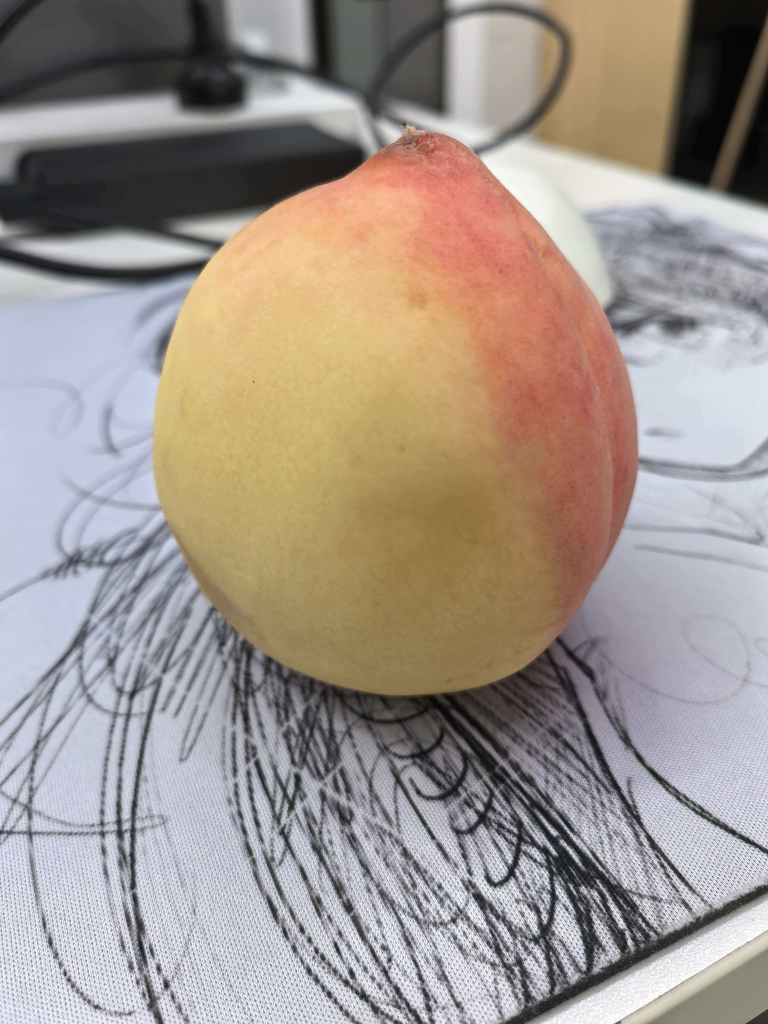
#> input picture ZipSplat-Demo/image/input/1.png, 3072 x 4096 px, given as the content of the folder ../image/input/1.png, which was not available (shown at 1/4 size)
$ python pick_views.py ../image/input/1.png   (older library calls are emulated)
#> lines starting #> are read from the running program, lines starting #| are printed output that depends on the picture; pictures that were not available may be replaced by others from this repository, and a replacement may not be noted
#| 读取 1 张
"""自动选择最佳视图组合:质量过滤 → pycolmap SfM → 贪心覆盖选择。

用户上传一堆照片(可能有废片/重复/乱角度),本脚本自动挑出"最好的组合":
1. 质量过滤:模糊、过曝/欠曝、感知哈希去重
2. pycolmap 轻量 SfM:拿到每张图的相机位姿(剔除配准失败的),降采样加速
3. 贪心最远点采样:在球面上均匀覆盖视角,带最小间距约束和清晰度加权

用法:
    python pick_views.py <图片目录> [--num 12] [--out 输出目录] [--sfm-scale 0.5]

输出:打印选中文件名;--out 指定时把选中图片复制过去,并写 poses.npy / cameras.npy
(位姿为 splatfactory 格式,可直接用于 use_priors=True 重建)。
"""

import argparse
import shutil
import tempfile
from pathlib import Path

import cv2
import numpy as np

# 纯 ASCII 临时工作区,规避中文路径/编译问题
WORK_ROOT = Path("C:/tempdev/pick_views")
WORK_ROOT.mkdir(parents=True, exist_ok=True)

IMAGE_EXTS = {".jpg", ".jpeg", ".png"}


# ------------------------- ① 质量过滤 -------------------------

def _dhash(img: np.ndarray, size: int = 8) -> np.ndarray:
    """感知哈希:灰度图缩到 size×size,相邻像素比较,返回 64bit 位图。"""
    gray = cv2.cvtColor(img, cv2.COLOR_RGB2GRAY)
    small = cv2.resize(gray, (size + 1, size))
    diff = small[:, 1:] > small[:, :-1]
    return np.packbits(diff.flatten())


def quality_filter(images: dict[str, np.ndarray], blur_factor: float = 0.4) -> list[str]:
    """剔除模糊/过曝/欠曝/重复图,返回通过的路径列表(按清晰度降序)。

    规则:
    - 模糊:Laplacian 方差低于全体中位数的 blur_factor 倍
    - 曝光:灰度均值 < 30(欠曝)或 > 225(过曝)
    - 重复:感知哈希汉明距离 < 8,保留清晰的一张
    """
#> called with blur_factor = 0.4
    names = list(images)
#> names = ['1.png']
    sharpness = {
        n: cv2.Laplacian(cv2.cvtColor(im, cv2.COLOR_RGB2GRAY), cv2.CV_64F).var()
        for n, im in images.items()
    }
#> sharpness = {'1.png': 129.5}
    median = float(np.median(list(sharpness.values())))
#> median = 129.5
    passed = []
    for n in names:
        s = sharpness[n]
        if s < median * blur_factor:
            continue  # 模糊
        mean = images[n].mean()
        if mean < 30 or mean > 225:
            continue  # 过曝/欠曝
        passed.append(n)
#> this loop made 1 pass
#> (n, s, mean) on pass 1: ('1.png', 129.5, 149.7)
#> after the loop, passed = ['1.png']

    # 感知哈希去重
    hashes = {n: _dhash(images[n]) for n in passed}
#> in _dhash, `gray = cv2.cvtColor(img, cv2.COLOR_RGB2GRAY)`:
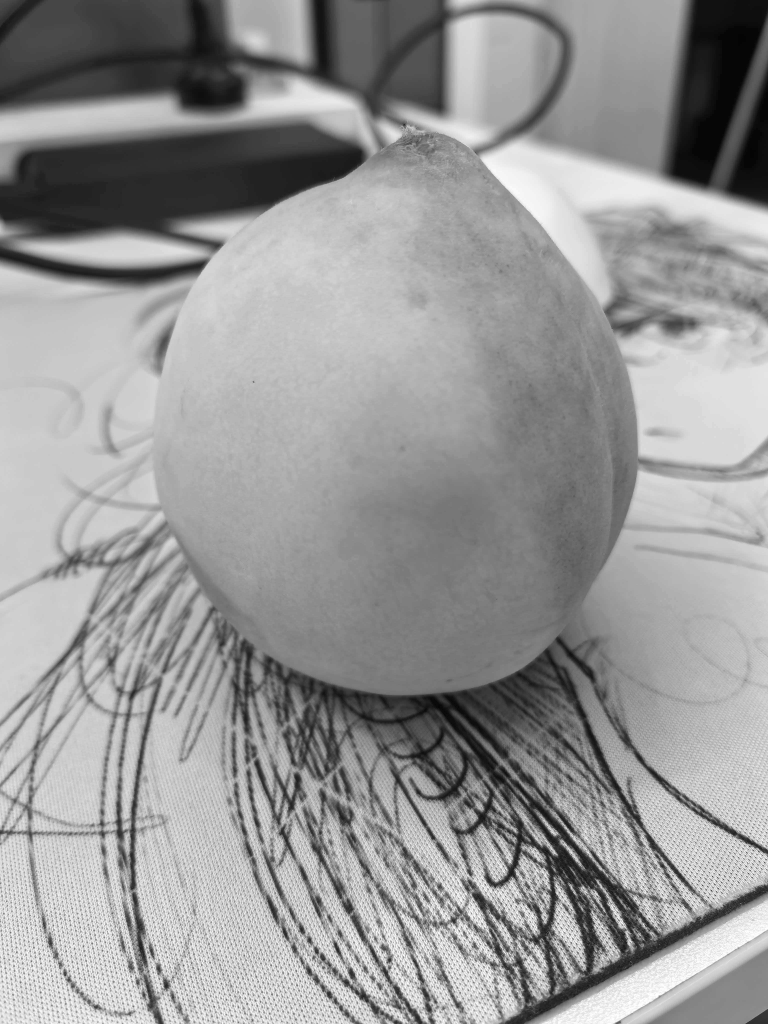
#> gray: shape (4096, 3072) (shown at 1/4 size); min 1, max 255, mean 151
#> hashes = {'1.png': [42, 182, 193, 3, 163, 79, 196, 105]}
    keep: list[str] = []
    for n in passed:
        dup = False
        for k in keep:
            if np.count_nonzero(hashes[n] ^ hashes[k]) < 8:
                dup = True
                break
        if not dup:
            keep.append(n)
#> this loop made 1 pass
#> after the loop, keep = ['1.png']
    keep.sort(key=lambda n: -sharpness[n])
    return keep


# ------------------------- ② 位姿估计 -------------------------

def run_sfm(images: dict[str, np.ndarray], work_dir: Path) -> dict:
    """pycolmap SfM(单线程 CPU SIFT + exhaustive 匹配)。

    Returns: {filename: c2w_4x4} —— 仅含成功注册的图。
    """
    import pycolmap

    # 图片复制到 ASCII 工作目录(绕开中文路径问题)
    img_dir = work_dir / "imgs"
    img_dir.mkdir(parents=True, exist_ok=True)
    for n, im in images.items():
        cv2.imwrite(str(img_dir / n), cv2.cvtColor(im, cv2.COLOR_RGB2BGR))

    db = work_dir / "database.db"
    feat = pycolmap.FeatureExtractionOptions()
    feat.use_gpu = False
    feat.num_threads = 1  # 4.1.1 多线程 SIFT 会段错误
    pycolmap.extract_features(
        database_path=str(db),
        image_path=str(img_dir),
        image_names=list(images),
        extraction_options=feat,
    )
    pycolmap.match_exhaustive(str(db), pycolmap.FeatureMatchingOptions())

    recon_dir = work_dir / "recon"
    recon_dir.mkdir(parents=True, exist_ok=True)
    reconstructions = pycolmap.incremental_mapping(
        str(db), str(img_dir), str(recon_dir), pycolmap.IncrementalPipelineOptions()
    )
    if not reconstructions:
        return {}
    recon = max(reconstructions.values(), key=lambda item: item.num_reg_images())

    poses = {}
    for name, img in recon.images.items():
        c2w = np.linalg.inv(img.cam_from_world.matrix())  # 4x4
        poses[name] = c2w
    return poses


# ------------------------- ③ 贪心视图选择 -------------------------

def _view_dir(c2w: np.ndarray) -> np.ndarray:
    """相机光轴方向(世界系单位向量)= c2w 旋转矩阵的第三列。"""
    return c2w[:3, 2] / np.linalg.norm(c2w[:3, 2])


# [89 lines left out: functions select_views, select_best_views, not called in this run]


# ------------------------- main -------------------------

def main():
    parser = argparse.ArgumentParser(description="自动选择最佳视图组合")
    parser.add_argument("input", type=Path, help="图片目录")
    parser.add_argument("--num", type=int, default=12, help="目标视图数")
    parser.add_argument("--out", type=Path, default=None, help="输出目录(复制选中图+位姿)")
    parser.add_argument("--sfm-scale", type=float, default=0.5,
                        help="SfM 降采样比例(仅影响位姿精度,加速)")
    args = parser.parse_args()

    # 读图 + 记录清晰度
    images, sharpness = {}, {}
    for p in sorted(args.input.iterdir()):
        if p.suffix.lower() not in IMAGE_EXTS:
            continue
        im = cv2.cvtColor(cv2.imread(str(p)), cv2.COLOR_BGR2RGB)
        if im is None:
            continue
        images[p.name] = im
        sharpness[p.name] = cv2.Laplacian(
            cv2.cvtColor(im, cv2.COLOR_RGB2GRAY), cv2.CV_64F).var()
    print(f"读取 {len(images)} 张")

    # ① 质量过滤
    passed = quality_filter(images)
#> passed = ['1.png']
    print(f"质量过滤: {len(images)} -> {len(passed)} 张"
          f"(剔除模糊/过曝/重复)")
#| 质量过滤: 1 -> 1 张(剔除模糊/过曝/重复)
    if not passed:
        print("全部被过滤,退出")
        return

    # ② SfM(降采样加速)
    sfm_imgs = {
        n: cv2.resize(images[n], None, fx=args.sfm_scale, fy=args.sfm_scale,
                      interpolation=cv2.INTER_AREA)
        for n in passed
    }
#> sfm_imgs = 1 item
    with tempfile.TemporaryDirectory(dir=str(WORK_ROOT)) as tmp:
        print("运行 pycolmap SfM(单线程,可能需要几分钟)...")
        poses = run_sfm(sfm_imgs, Path(tmp))
#> the loop in run_sfm, `for n, im in images.items():` made 1 pass
    print(f"SfM 注册: {len(poses)}/{len(passed)} 张")
    if not poses:
        print("SfM 失败,回退:按清晰度直接取前 N 张")
        chosen = passed[: args.num]
    else:
        # ③ 贪心选择
        chosen = select_views(poses, sharpness, args.num)
        print(f"视图选择: {len(chosen)} 张")

    print("\n===== 选中组合 =====")
    for i, n in enumerate(chosen):
        ang = ""
        if n in poses:
            d = _view_dir(poses[n])
            ang = f" 方位角={np.degrees(np.arctan2(d[0], d[2])):.0f}°"
        print(f"  {i + 1:2d}. {n}{ang}  清晰度={sharpness[n]:.0f}")

    if args.out:
        out = Path(args.out)
        out.mkdir(parents=True, exist_ok=True)
        for n in chosen:
            shutil.copy2(args.input / n, out / n)
        if poses:
            # 导出 splatfactory 格式位姿(cameras 用降采样图尺寸,仅参考)
            keep = [n for n in chosen if n in poses]
            if keep:
                cam = np.zeros((len(keep), 6), dtype=np.float32)
                pos = np.zeros((len(keep), 12), dtype=np.float32)
                for i, n in enumerate(keep):
                    c2w = poses[n]
                    pos[i] = c2w[:3].flatten()
                    cam[i] = [images[n].shape[1], images[n].shape[0],
                              images[n].shape[1] * 0.8, images[n].shape[1] * 0.8,
                              images[n].shape[1] / 2, images[n].shape[0] / 2]
                np.save(out / "poses.npy", pos)
                np.save(out / "cameras.npy", cam)
                print(f"位姿已导出: {out / 'poses.npy'} ({len(keep)} 张)")
        print(f"输出目录: {out}")


if __name__ == "__main__":
    main()
#> (the call stopped at in run_sfm, `feat = pycolmap.FeatureExtractionOptions()`: pycolmap is not available in this run)

$ run again, on ZipSplat-Demo/image/input/5.png
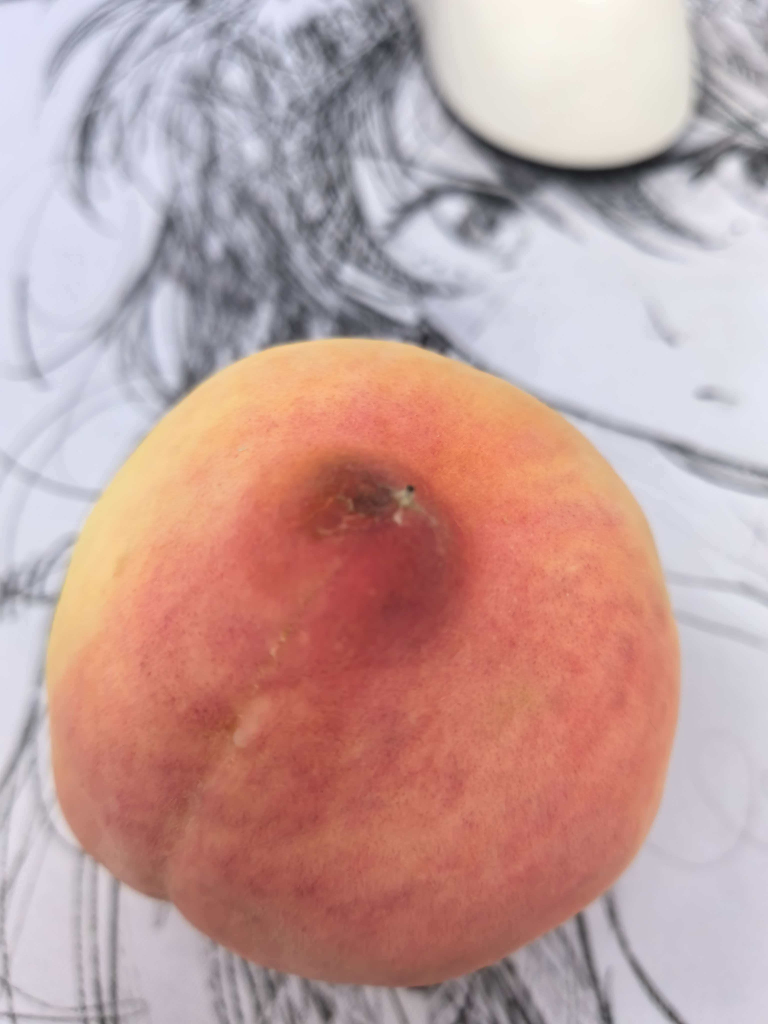
#> input picture ZipSplat-Demo/image/input/5.png, 3072 x 4096 px, given as the content of the folder ../image/input/5.png, which was not available (shown at 1/4 size)
#| 读取 1 张
#> names = ['5.png']
#> sharpness = {'5.png': 2.88}
#> median = 2.88
#> the loop in quality_filter, `for n in names:` made 1 pass
#> (n, s, mean) on pass 1: ('5.png', 2.88, 169.8)
#> after the loop in quality_filter, `for n in names:`: passed = ['5.png']
#> in _dhash, `gray = cv2.cvtColor(img, cv2.COLOR_RGB2GRAY)`:
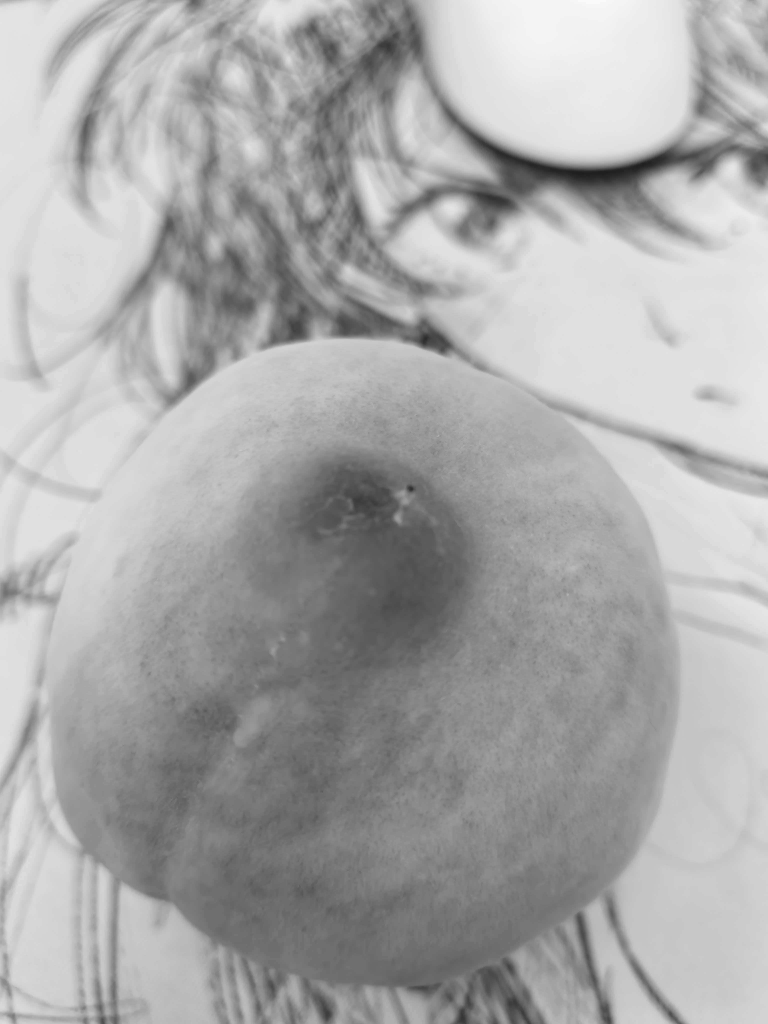
#> gray: shape (4096, 3072) (shown at 1/4 size); min 27, max 250, mean 169.3
#> hashes = {'5.png': [44, 149, 31, 15, 143, 47, 87, 7]}
#> the loop in quality_filter, `for n in passed:` made 1 pass
#> after the loop in quality_filter, `for n in passed:`: keep = ['5.png']
#| 质量过滤: 1 -> 1 张(剔除模糊/过曝/重复)
#> sfm_imgs = 1 item
#> the loop in run_sfm, `for n, im in images.items():` made 1 pass
